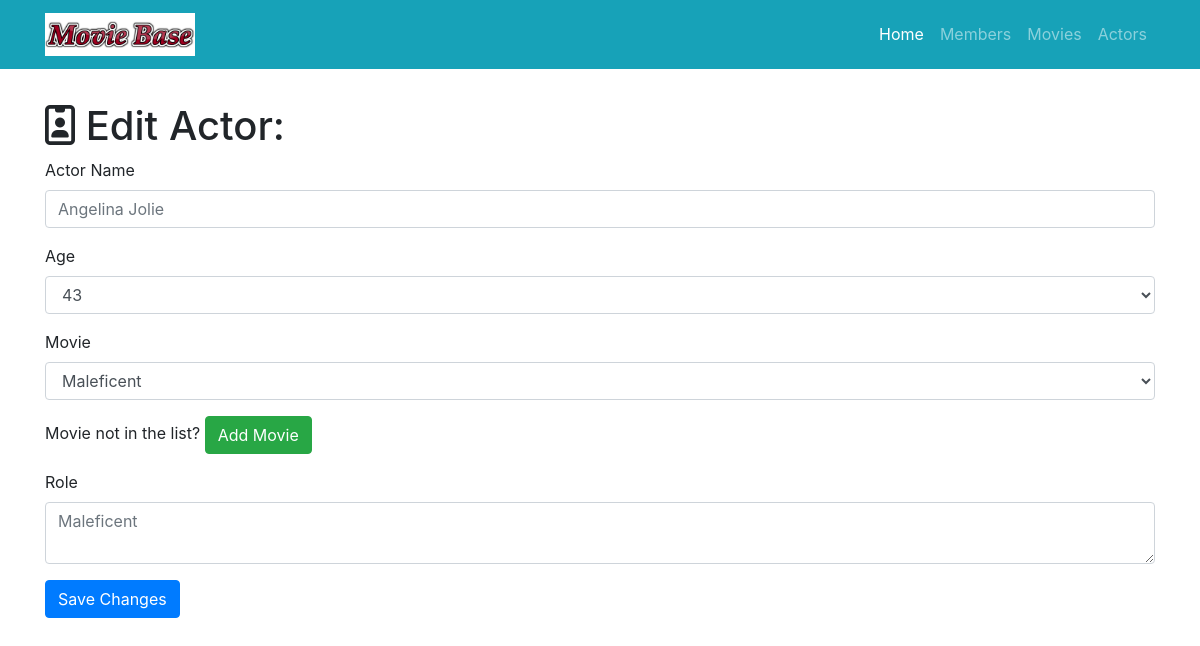
/actor-directory/edit/2, run on an earlier commit of the app's database.
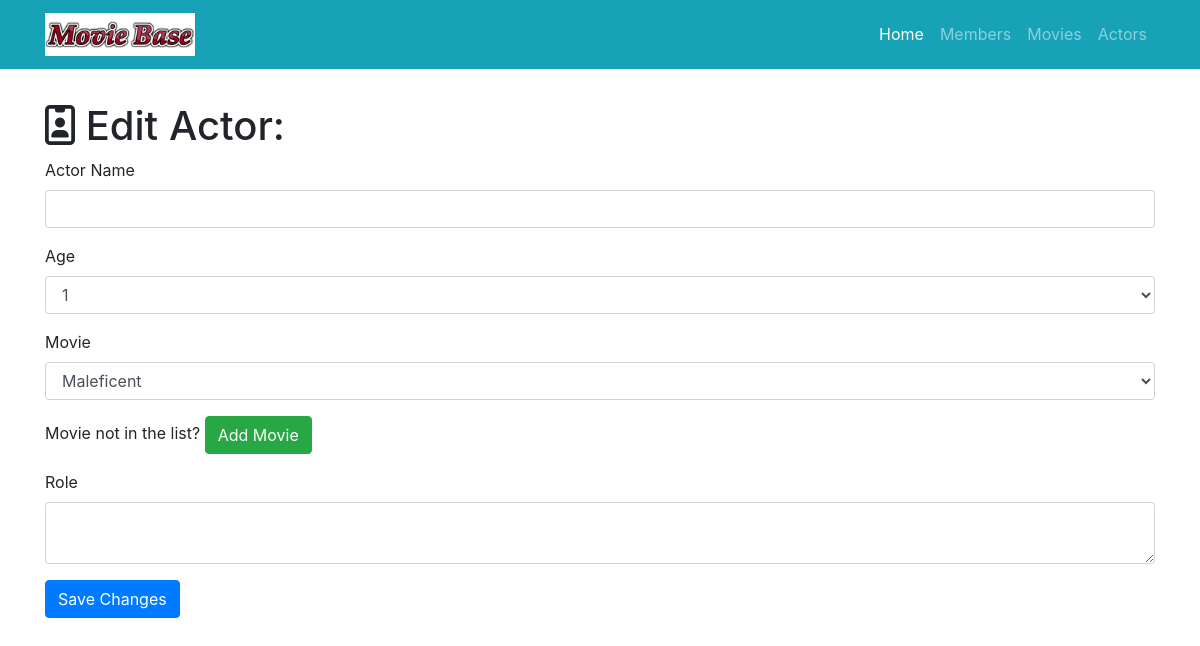
And on a later commit of the database.
### project.py (models this page shows)
class Actor(db.Model):
    __tablename__ = 'actors'
    id = db.Column(db.Integer, primary_key=True)
    actor_name = db.Column(db.String(256))
    age = db.Column(db.Integer)
    role = db.Column(db.String(64))
    movie_id = db.Column(db.Integer, db.ForeignKey('movies.id'))

### project.py (the view, shortened to what this page needs)
@app.route('/actor-directory/edit/<int:id>', methods=['GET', 'POST'])
def edit_actor(id):
    actor = Actor.query.filter_by(id=id).first()
    if request.method == 'GET':
        movies = Movie.query.all()
        return render_template('actor-edit.html', actor=actor, movies=movies)

### templates/actor-edit.html (shortened to what this page needs)
{% extends "home-base.html" %}
{% block head%}
  {{super()}}
{% endblock %}
{% block page_content %}
<div class="container">
   <h1 class="mt-5"><i class="fa fa-id-badge" aria-hidden="true"></i> Edit Actor:</h1>
   <form action="/actor-directory/edit/{{actor.id}}" method="post">
     <div class="form-group">
     <label>Actor Name</label>
     <input class="form-control" type="text" name="name" placeholder="{{actor.actor_name}}" required="true">
  </div>
  <div class="form-group">
    <label>Age</label>
          <select class="form-control" name="age" placeholder="{{actor.age}}">
            {% for i in range(1, 100) %}
              {% if i == actor.age %}
                <option selected="selected">{{i}}</option>
              {% else %}
                <option>{{i}}</option>
              {% endif %}
            {% endfor %}
          </select>
        </div>
        <div class="form-group">
             <label>Movie</label>
             <select class="form-control" name="movie">
               {% for movie in movies %}
                 {% if movie == actor.movie %}
                   <option selected="selected">{{movie.title}}</option>
                 {% else %}
                   <option>{{movie.title}}</option>
                 {% endif %}
               {% endfor %}
             </select>
           </div>
           <div class="form-group">
             Movie not in the list? <a href="/movie/add" class="btn btn-success" role="button" aria-disabled="true">Add Movie</a>
           </div>
    <div class="form-group">
      <label>Role</label>
      <textarea class="form-control" name="role" value="{{actor.role}}" placeholder="{{actor.role}}" required="true"></textarea>
    </div>
    <button type="submit" class="btn btn-primary">Save Changes</button>
   </form>
 </div>
{% endblock %}

What changed in the data, as far as the page shows it:
removed Actor: name "Angelina Jolie", age "43", role "Maleficent"
Also different on the page:
form field age: (not shown) → "1"
